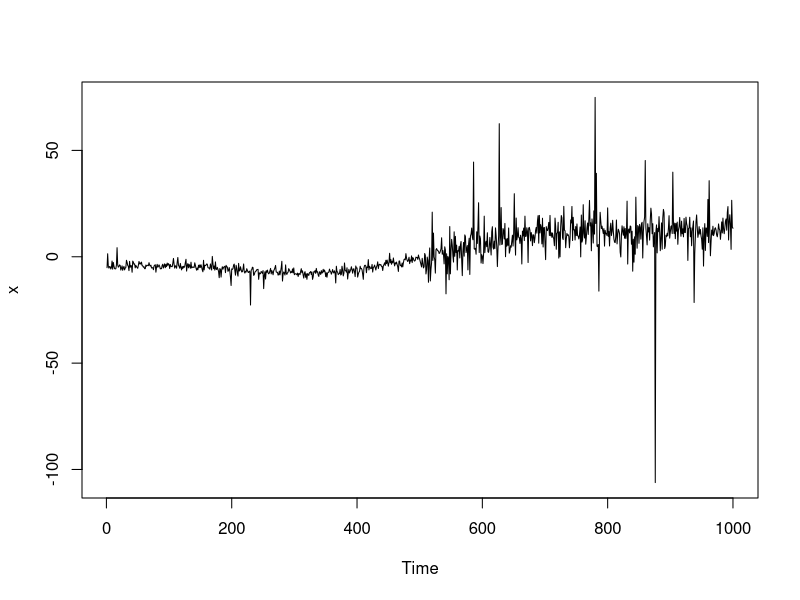

Here is the R script that generated this plot: (Note: this script raises an error after producing the figure.)
###-----------------------------------------------
### The data. **AR included**
###-----------------------------------------------
f = function(t){
  5*cos(t*9) - (t - 0.7)^2 *20 + (t-0.2)^3 *40
}
ar = function(n, ar, df){
  z = rep(NA,n)
  z[1] = rt(1,df)
  for(i in 2:n){
    z[i] = ar*z[i-1] + rt(1,df)
  }
  z
}
n = 1000
mu = f((1:n)/n)
z = c(rt(n/2,3), rt(n/2, 3)*4) 
x = z+mu
par(mfrow = c(1, 1))
ts.plot(x)

###----------------------------------
### Self Method
###----------------------------------

kern = function(x){ #Bartlett kernel
  ifelse(abs(x)<=1,1-abs(x), 0)
}

var_head = function(x, l){ #Kernel Estimation of volatility
  n = length(x)
  l = floor(l)
  sum = 0
  covar = c(acf(x, l+1, type = 'cov', plot=FALSE)$acf)
  k = (-l):l
  out = sum(kern(k/l) * covar[abs(k) +1])
  return(out)
}

KS_std = function(x){ #
  n = length(x)
  x_bar = mean(x)
  sigma_hat = var_head(x, 2*n^(1/3))
  Tn =cumsum(x - x_bar) / sqrt(n)
  TS = max(abs(Tn / sqrt(sigma_hat)))
}

###-----------------------------------------------
### Textbook method
###-----------------------------------------------
M <- function(x, t){
  n = length(x)
  bar_x = mean(x)
  (sum((x[1:t] - bar_x)^2) - t/n*sum((x - bar_x)^2)) / (sqrt(n))
}

K <- function(x, gam){
  n = length(x)
  k_t = rep(NULL, n)
  for (i in 1:n){
    k_t[i] = M(x, i)/((i/n)*(1-i/n))^gam
  }
  which.min(k_t)
}

V_k <- function(k, x){
  bar = mean(x)
  n = length(x)
  (sum((x-bar)^4) - (1/k)*(sum((x[1:k]-bar)^2)^2) - (1/(n-k))*(sum((x[(k+1):n]-bar)^2, na.rm = TRUE)^2))/n
}

textbook <- function(d){
  k = K(d, 1/3)
  v = V_k(k, d)
  M_t <- rep(NULL, n)
  for (i in 1:(n-1)){
    M_t[i] = M(d, i) / sqrt(v)
  }
  max(abs(M_t))
}

#Testing of code
k = K(d, 1/3)
v = V_k(k, d)
M_t <- rep(NULL, n)
for (i in 1:(n-1)){
  M_t[i] = M(d, i) / sqrt(v)
}
ts.plot(M_t)

###-----------------------------------------------
### Liver Method
###-----------------------------------------------
L = function(y, g, tau){
  n = length(y)
  l1 = tau * log(1/tau * sum((y[1:tau] - g[1:tau])^2))
  if (tau !=n){
    l2 = (n - tau) * log(1/(n-tau)*sum((y[(tau+1):n] - g[(tau+1):n])^2))}
  else{l2 = 0}
  l = l1 + l2
}

MaxL = function(y, g){
  n = length(y)
  max_d= 0
  max_i = 0
  Ln = L(y, g, n)
  for (i in 1:n){
    d = Ln -  L(y, g, i)
    if(d > max_d){max_d = d; max_i = i}
  }
  c(max_d, max_i)
}

MLsigma1 = function(y, g, tau){sigma = 1/tau * sum((y[1:tau] - g[1:tau])^2)}
MLsigma2 = function(y, g, tau){n = length(y);sigma = 1/(n-tau)*sum((y[(tau+1):n] - g[(tau+1):n])^2)}

Liver_test = function(d, alpha){
  a = 2*log(log(n))^(1/2)/log(n)
  b = (2*log(log(n)) + 1/2*log(log(log(n))) - log(gamma(1/2)))/log(n)
  T = a*sqrt(log(n))*sqrt(d) - b*log(n)
}

spline_test = function(x){
  epsilon = 0.00001
  n = length(x)
  ax = (1:n)/n
  old_d = 0
  count = 0
  weight = rep(1:n)
  while (count<50){
    g = smooth.spline(ax, x, w = weight, cv = TRUE)$y
    result= MaxL(x, g)
    new_d = result[1]
    tau = result[2]
    if ((new_d - old_d)<epsilon){
      return(Liver_test(new_d, 0.05))
    }else{
      sigma1 = MLsigma1(x, g, tau)
      sigma2 = MLsigma2(x, g, tau)
      weight = c(rep((1/sigma1)^2, n/2), rep((1/sigma2)^2, n/2))
    }
    count = count+1
    old_d = new_d  
  }
  return(Liver_test(new_d, 0.05))
}
###-----------------------------------------------
### Simulation Part
###-----------------------------------------------

if(1){
  n = 500
  n_sim = 1000
  delta = seq(from = 0, to = 1, by = 0.05)
  out = array(NA, dim =c(n_sim, length(delta), 3),
              dimnames = list(paste0('isim=',1:n_sim),
                              paste0('delta=', delta),
                              c('liver', 'textbook','self')))
  for(i_sim in 1:n_sim){
    set.seed(i_sim)
    for(i_delta in 1:length(delta)){
      del = delta[i_delta]
      mu = f((1:n/n))
      z = c(rt(n/2,6), rt(n/2, 6)*(1+del))
      x = z+mu
      d = diff(x)/sqrt(2)
      out[i_sim, i_delta, 1] = spline_test(x)
      out[i_sim, i_delta, 2] = textbook(d)
      out[i_sim, i_delta, 3] = KS_std(log(d^2))
    }
    if(i_sim%%10==0) cat(i_sim, ' >> ')
  }
}

###-----------------------------------------------------------
### Power
###-----------------------------------------------------------
out0 = out*0
out0[,,1] = out[,,1] > -log(-log(1-0.05)/2)
out0[,,2] = out[,,2] > 1.358
out0[,,3] = out[,,3] > 1.358
power = apply(out0, c(2,3), mean)
power

###-----------------------------------------------------------
### Plot results
###-----------------------------------------------------------
par(mfrow = c(1, 2))
col = c('blue','red', 'darkgreen')
#Plot 1
matplot(delta, 100*power, type = 'l', col = col, lwd = 2, main = "Power", ylim = c(0, 100),
        ylab = expression(K(delta)~"/%"), xlab = expression(delta))
abline(h  = c(0.05, 0, 1)*100, lwd = 0.5, lty = 2)
abline(v = 0, lwd = 0.5, lty = 2)
legend(0.75, 20, legend = c('Liver', 'Textbook','self'), col = c('blue','red','darkgreen'), lty = c(1,2,3), cex = 0.5)

#Plot 2
matplot(delta, 100*power, type = 'l', col = col, lwd = 2, main = "Power (Zoom-in version)",
        ylim = c(0, 0.5) *100, ylab = expression(K(delta)~"/%"), xlab = expression(delta),
        xlim = c(0, 0.2))
abline(h = c(0:5), lwd = 0.5, lty = 3)
abline(v = 0, lwd = 0.5, lty = 2)

